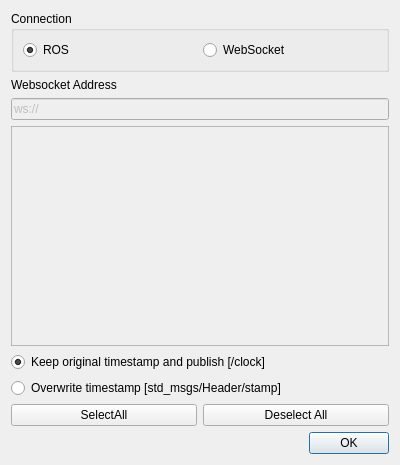
<?xml version="1.0" encoding="UTF-8"?>
<ui version="4.0">
 <class>PublisherSelect</class>
 <widget class="QDialog" name="PublisherSelect">
  <property name="geometry">
   <rect>
    <x>0</x>
    <y>0</y>
    <width>400</width>
    <height>465</height>
   </rect>
  </property>
  <property name="minimumSize">
   <size>
    <width>400</width>
    <height>300</height>
   </size>
  </property>
  <property name="windowTitle">
   <string>Select topics to be published</string>
  </property>
  <layout class="QVBoxLayout" name="verticalLayout">
   <item>
    <widget class="QGroupBox" name="groupBox">
     <property name="minimumSize">
      <size>
       <width>0</width>
       <height>50</height>
      </size>
     </property>
     <property name="title">
      <string>Connection</string>
     </property>
     <layout class="QGridLayout" name="gridLayout">
      <item row="0" column="0">
       <widget class="QRadioButton" name="radioButtonROS">
        <property name="text">
         <string>ROS</string>
        </property>
        <property name="checked">
         <bool>true</bool>
        </property>
       </widget>
      </item>
      <item row="0" column="1">
       <widget class="QRadioButton" name="radioButtonWS">
        <property name="text">
         <string>WebSocket</string>
        </property>
        <property name="checked">
         <bool>false</bool>
        </property>
       </widget>
      </item>
     </layout>
    </widget>
   </item>
   <item>
    <widget class="QLabel" name="lineEntryLable">
     <property name="text">
      <string>Websocket Address</string>
     </property>
    </widget>
   </item>
   <item>
    <widget class="QLineEdit" name="lineEditWebsocketUrl">
     <property name="enabled">
      <bool>false</bool>
     </property>
     <property name="inputMask">
      <string/>
     </property>
     <property name="text">
      <string>ws://</string>
     </property>
    </widget>
   </item>
   <item>
    <widget class="QScrollArea" name="scrollArea">
     <property name="widgetResizable">
      <bool>true</bool>
     </property>
     <widget class="QWidget" name="scrollAreaWidgetContents">
      <property name="geometry">
       <rect>
        <x>0</x>
        <y>0</y>
        <width>380</width>
        <height>201</height>
       </rect>
      </property>
      <layout class="QVBoxLayout" name="verticalLayout_3">
       <property name="spacing">
        <number>0</number>
       </property>
       <property name="margin">
        <number>0</number>
       </property>
       <item>
        <layout class="QFormLayout" name="formLayout">
         <property name="fieldGrowthPolicy">
          <enum>QFormLayout::AllNonFixedFieldsGrow</enum>
         </property>
        </layout>
       </item>
      </layout>
     </widget>
    </widget>
   </item>
   <item>
    <widget class="QRadioButton" name="radioButtonClock">
     <property name="focusPolicy">
      <enum>Qt::NoFocus</enum>
     </property>
     <property name="toolTip">
      <string>&lt;html&gt;&lt;head/&gt;&lt;body&gt;&lt;p&gt;&lt;span style=&quot; color:#2e3436;&quot;&gt;Publish the topic [/clock].&lt;/span&gt;&lt;span style=&quot; font-family:'monospace'; color:#2e3436;&quot;/&gt;&lt;/p&gt;&lt;p&gt;&lt;span style=&quot; font-family:'monospace'; color:#2e3436;&quot;&gt;You should set rosparam use_sim_time = true&lt;/span&gt;&lt;/p&gt;&lt;/body&gt;&lt;/html&gt;</string>
     </property>
     <property name="text">
      <string>Keep original timestamp and publish [/clock]</string>
     </property>
     <property name="checked">
      <bool>true</bool>
     </property>
    </widget>
   </item>
   <item>
    <widget class="QRadioButton" name="radioButtonHeaderStamp">
     <property name="focusPolicy">
      <enum>Qt::NoFocus</enum>
     </property>
     <property name="toolTip">
      <string>&lt;html&gt;&lt;head/&gt;&lt;body&gt;&lt;p&gt;&lt;span style=&quot; color:#2e3436;&quot;&gt;Pretend it is a new message.&lt;/span&gt;&lt;/p&gt;&lt;p&gt;&lt;span style=&quot; font-family:'monospace'; color:#2e3436;&quot;&gt;The timestamp of the original message will be overwritten with ros::Time::Now()&lt;/span&gt;&lt;/p&gt;&lt;/body&gt;&lt;/html&gt;</string>
     </property>
     <property name="text">
      <string>Overwrite timestamp [std_msgs/Header/stamp]</string>
     </property>
    </widget>
   </item>
   <item>
    <layout class="QHBoxLayout" name="horizontalLayout">
     <item>
      <widget class="QPushButton" name="pushButtonSelect">
       <property name="focusPolicy">
        <enum>Qt::NoFocus</enum>
       </property>
       <property name="text">
        <string>SelectAll</string>
       </property>
      </widget>
     </item>
     <item>
      <widget class="QPushButton" name="pushButtonDeselect">
       <property name="focusPolicy">
        <enum>Qt::NoFocus</enum>
       </property>
       <property name="text">
        <string>Deselect All</string>
       </property>
      </widget>
     </item>
    </layout>
   </item>
   <item>
    <widget class="QDialogButtonBox" name="buttonBox">
     <property name="orientation">
      <enum>Qt::Horizontal</enum>
     </property>
     <property name="standardButtons">
      <set>QDialogButtonBox::Ok</set>
     </property>
    </widget>
   </item>
  </layout>
 </widget>
 <resources/>
 <connections>
  <connection>
   <sender>buttonBox</sender>
   <signal>accepted()</signal>
   <receiver>PublisherSelect</receiver>
   <slot>accept()</slot>
   <hints>
    <hint type="sourcelabel">
     <x>248</x>
     <y>254</y>
    </hint>
    <hint type="destinationlabel">
     <x>157</x>
     <y>274</y>
    </hint>
   </hints>
  </connection>
  <connection>
   <sender>buttonBox</sender>
   <signal>rejected()</signal>
   <receiver>PublisherSelect</receiver>
   <slot>reject()</slot>
   <hints>
    <hint type="sourcelabel">
     <x>316</x>
     <y>260</y>
    </hint>
    <hint type="destinationlabel">
     <x>286</x>
     <y>274</y>
    </hint>
   </hints>
  </connection>
 </connections>
</ui>
